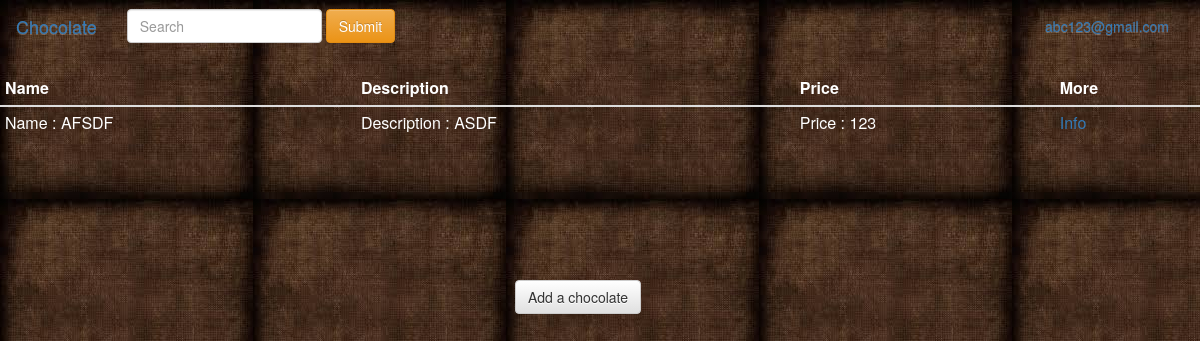
Page / (signed in) on the committed database.
### registration/models.py (models this page shows, shortened)
class User(AbstractBaseUser):
    user_id = models.AutoField(primary_key=True)
    user_first_name = models.CharField(_('First Name'), max_length=32, blank=True, null=True,
                                   validators=[RegexValidator(regex='^[A-Za-z]*$')])
    user_last_name = models.CharField(_('Last Name'), max_length=32, blank=True, null=True,
                                  validators=[RegexValidator(regex='^[A-Za-z]*$')])
    email = models.EmailField(_('Email'), db_index=True, unique=True)
    user_dob = models.DateField(_('Birth Date'), blank=True, null=True)
    user_gender = models.CharField(_('Gender'), max_length=1, choices=GENDER, blank=True, null=True)
    user_github = models.CharField(_('Github Profile'),max_length=100,blank=True )
    user_linkedin = models.CharField(_('Linkedin Profile'),max_length=100,blank=True )
    user_bio = models.CharField(_('Short Bio'), max_length=1000,blank=True )
    user_occupation = models.CharField(_('Occupation'), max_length=100,blank=True )
    user_nationality = models.CharField(_('Nationality'), max_length=100,blank=True )
    date_joined = models.DateTimeField(auto_now_add=True)
    username = models.CharField(_('username'), max_length=32, blank=False, unique=True)
    is_active = models.BooleanField(default=True)
    is_admin = models.BooleanField(default=False)
    objects = MyUserManager()
    USERNAME_FIELD = 'email'
    REQUIRED_FIELDS = ['username']

class Chocolate(models.Model):
    chocolate_id = models.AutoField(primary_key=True)
    name = models.CharField(_('Chocolate Name'),max_length=100,blank=True )
    description =  models.CharField(_('Chocolate Description'),max_length=1000,blank=True )
    price =  models.IntegerField(_('Chocolate Price'),
                                 validators=[MaxValueValidator(1000), MinValueValidator(0)],
                                 help_text=_('4 digits maximum'), blank=True, null=True)

### registration/views.py (the view)
# urls.py: url(r'^$', Home.as_view(), name='home'),
class Home(ListView, ):
    template_name = "index.html"
    def get_queryset(self):
        return Chocolate.objects.all()

### registration/templates/index.html (shortened to what this page needs)
{% load staticfiles %}
<html>
<head>
    <link rel="stylesheet" href="{%  static 'css/bootstrap.min.css' %}">
    <link rel="stylesheet" href="{%   static 'css/bootstrap-theme.min.css' %}"integrity="sha384-fLW2N01lMqjakBkx3l/M9EahuwpSfeNvV63J5ezn3uZzapT0u7EYsXMjQV+0En5r">
</head>
<body background="{%  static '3.jpg' %}">
<nav class="navbar navbar-Success">
    <div class="container-fluid">
        <div class="navbar-header">
            <a class="navbar-brand" href="#">Chocolate</a>
        </div>
        <div class="collapse navbar-collapse" id="bs-example-navbar-collapse-1">
            <form class="navbar-form navbar-left" role="search">
                <div class="form-group">
                    <input type="text" class="form-control" placeholder="Search">
                </div>
                <button type="submit" class="btn btn-warning">Submit</button>
            </form>
            <ul class="nav navbar-nav navbar-right">
                <li class="dropdown">
                    {% if user.is_anonymous %}
                        <a href="#" class="dropdown-toggle" data-toggle="dropdown" role="button" aria-haspopup="true" aria-expanded="false">Join<span class="caret"></span></a>
                        <ul class="dropdown-menu">
                        <li><a href="{%  url 'login' %}">Sign in</a></li>
                        <li><a href="{%  url 'register_user' %}">Sign up</a></li>
                        </ul>
                    {% else %}
                        <a class="btn-new btn-nav btn-white" data-toggle="dropdown">
                                   {% if request.user.user_first_name %}
                                   {{ request.user.user_first_name }}
                                   {% elif request.user.username %}
                                   {{ request.user.username }}
                                   {% else %}
                                   {{ request.user.email }}
                                   {% endif %}
                         </a>
                        </ul>
                     {% endif %}
        </div>
    </div>
</nav>
<table class="table table-condensed">
  <thead>
  <tr>
      <th style="color: white">
          Name
      </th>
  <th style="color: white">
      Description
  </th>
  <th style="color: white">
      Price
  </th>
      <th style="color: white">
      More
      </th>
  </tr>
</thead>
  <tbody>
{%  for item in object_list %}
    <tr>
   <td style="color: white">  Name : {{ item.name}}</td>
    <td style="color: white">Description : {{  item.description }}</td>
    <td style="color: white">Price : {{  item.price }}</td>
     <td style="color: white"><a href = "{%  url 'chocolate_info' item.chocolate_id %}">Info </a></td>
    </tr>
{%  endfor %}
</tbody>
</table>
{% if user.is_anonymous %}
{% else %}
    <div class="col-md-6 col-md-offset-5"  style = "padding-top: 10%;">
    <a href = "{%  url 'add_chocolate' %}">
                            <button class = "btn btn-default">Add a chocolate</button>
        </a>
                        </div>
 {% endif %}
</body>
</html>

### rows in the picture
User: user.email "abc123@gmail.com"
Chocolate: name "AFSDF", description "ASDF", price "123"
